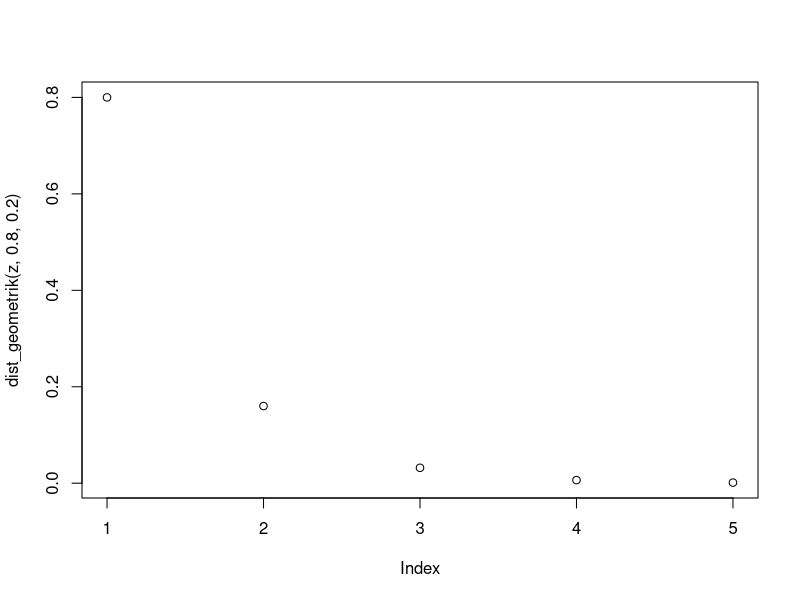

Source code (R):
dist_geometrik <- function(x, p, q) {
  return (p * q ^ (x - 1))
}

rataan <- function(p) {
  return (1/p)
}

varian <- function(p) {
  return ((1-p)/p*p)
}

paste("1a:", dist_geometrik(3, 0.8, 0.2)) #1a
z <- 1:5
plot(dist_geometrik(z, 0.8, 0.2)) #1d
paste("1e: rata-rata = ", rataan(0.2), ", varian = ", varian(0.2)) #1b

#1c
#hasil 1a dan 1b tidak jauh berbeda meskipun nilai 1b sedikit
#berubah-ubah akibat adanya faktor random